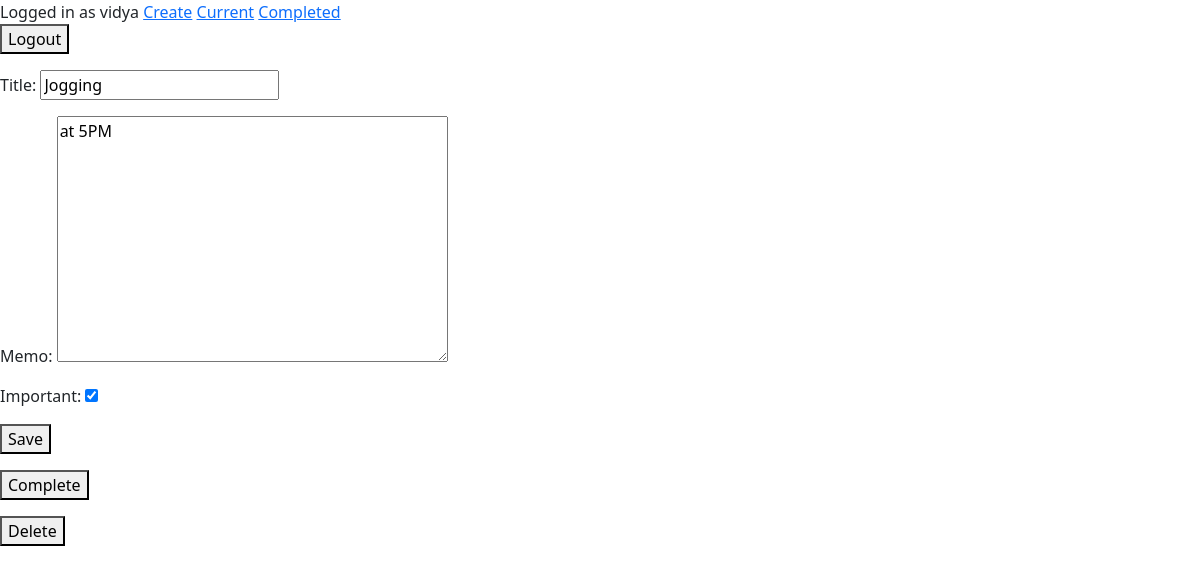
Screenshot of /todo/4 (signed in) with the database file from the repository.
### todo/models.py (models this page shows, shortened)
class Todo(models.Model):
    title=models.CharField(max_length=100)
    memo=models.TextField(blank=True)
    created=models.DateTimeField(auto_now_add=True)
    datecompleted=models.DateTimeField(null=True,blank=True)
    important=models.BooleanField(default=False)
    user=models.ForeignKey(User,on_delete=models.CASCADE)

### todo/views.py (the view)
# urls.py: path('todo/<int:todo_pk>', views.viewtodo, name='viewtodo'),
@login_required
def viewtodo(request,todo_pk):
    todo=get_object_or_404(Todo,pk=todo_pk,user=request.user)
    if request.method=='GET':
        form=TodoForm(instance=todo)
        return render(request,'todo/viewtodo.html',{'todo':todo,'form':form})
    else:
        form=TodoForm(request.POST,instance=todo)
        form.save()
        return redirect('currenttodos')

### todo/forms.py
class TodoForm(ModelForm):
    class Meta:
        model=Todo
        fields=['title','memo','important']

### todo/templates/todo/viewtodo.html (shortened to what this page needs)
{% extends 'todo/base.html' %}
{% block content%}
    <form method='POST'>
        {{ form.as_p }}
        <button type="Submit"> Save </button>
    </form>
    <form method='POST' action="{% url 'completetodo' todo.id %}">
        <button type="Submit"> Complete </button>
    </form>
    <form method='POST' action="{% url 'deletetodo' todo.id %}">
        <button type="Submit"> Delete </button>
    </form>
{% endblock %}

### todo/templates/todo/base.html (shortened to what this page needs)
<link href="https://cdn.jsdelivr.net/npm/bootstrap@5.0.0/dist/css/bootstrap.min.css" rel="stylesheet">
{% if user.is_authenticated %}
Logged in as {{ user.username }}
<a href="{% url 'createtodo' %}"> Create</a>
<a href="{% url 'currenttodos' %}"> Current</a>
<a href="{% url 'completedtodos' %}"> Completed</a>
<form action="{% url 'logoutuser' %}" method='POST'>
<button type="submit"> Logout </button>
</form>
{%else %}
<a href="{% url 'signupuser' %}"> Sign up</a>
<a href="{% url 'loginuser' %}"> Login</a>
{%endif %}
{% block content %}
{% endblock %}

### rows the page displays
Todo: title "Jogging", memo "at 5PM", important "☑"

### other values shown
{{ user.username }} "vidya"
